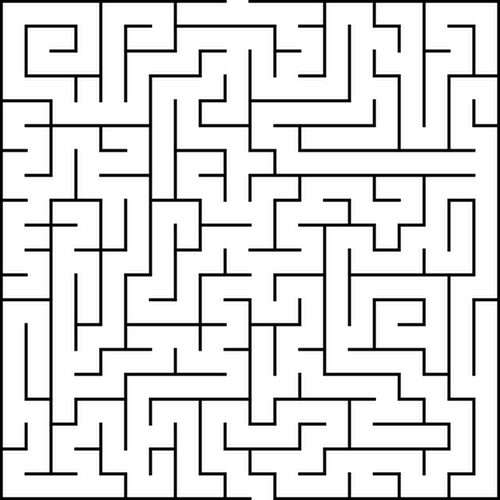
#> input picture donnees/laby.png, 500 x 500 px
$ python main.py
#> lines starting #> are read from the running program, lines starting #| are printed output that depends on the picture; after the words box and inside, x2 and y2 are one past the last pixel; in counts of white or black regions, pixels touching at a corner belong together
### potentiel.py
"""
potentiel.py
============
Auteur : Daniel Olumi — GCVIV0185-7 Méthodes numériques linéaires, ULiège 2026-2027

Étape 1 du projet : champ de potentiel des vitesses phi.

Le Laplacien est résolu par le CODE DU PROFESSEUR (laplace_only.py, fonction
laplace_pot, dépôt gitlab.uliege.be/HECE/labyrinth_public), utilisé SANS modification.
Ce module ne fait que :
  1. préparer la matrice de domaine (lecture de l'image, réduction de résolution,
     suppression des poches isolées) ;
  2. appeler laplace_pot ;
  3. convertir son résultat vers nos conventions (objet Domaine, axe y vers le haut).

Rappel de ce que fait laplace_pot (code du professeur) :
  * convention MATRICIELLE : [0, 0] en haut à gauche, i vers le BAS ;
  * 0 = mur (hors domaine), 1 = fluide ;
  * entrée = mailles fluides de la LIGNE SUPÉRIEURE, sortie = mailles fluides de la
    LIGNE INFÉRIEURE : potentiel imposé DANS ces mailles (condition "forte", Dirichlet) ;
  * ailleurs : somme(phi_voisins fluides) - (nb de voisins fluides) * phi_P = 0
    (Laplacien à 5 points ; un mur n'est pas compté -> dphi/dn = 0, paroi imperméable) ;
  * renvoie (domaine, potentiel) entourés d'une bordure de 0 ;
    domaine : 0 = mur, 1 = intérieur, 2 = maille de condition limite.
"""

import sys
import types

import numpy as np
from PIL import Image
from scipy import ndimage

# laplace_only.py utilise tqdm uniquement pour afficher des barres de progression.
# Si cette bibliothèque n'est pas installée, on la remplace par une version qui ne
# fait rien : le calcul est identique, seules les barres ne s'affichent pas.
try:
    import tqdm                          # noqa: F401
except ImportError:
    sys.modules['tqdm'] = types.SimpleNamespace(tqdm=lambda iterable, *a, **k: iterable)

import laplace_only                      # code du professeur (non modifié)
from domaine import Domaine, ENTREE, SORTIE


def lire_image(chemin, facteur=1, seuil=200):
    """Lit l'image comme le fait le professeur (composante Rouge, seuil 200) :
    renvoie une matrice d'entiers 1 = fluide (blanc), 0 = mur (noir).

    facteur : réduction de résolution. Un bloc facteur x facteur pixels devient une maille,
              fluide seulement si TOUS ses pixels sont blancs (un mur ne peut pas disparaître).
    """
#> called with chemin = 'donnees/laby.png', facteur = 4, seuil = 200
    rouge = np.asarray(Image.open(chemin).convert('RGB'))[:, :, 0]
    fluide = rouge > seuil
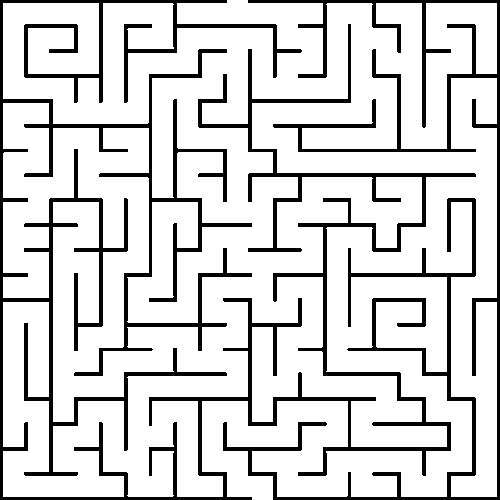
#> fluide: shape (500, 500) bool; 83.7% white; 2 black regions, box (x1, y1, x2, y2) and area: (0, 0, 476, 500) 28711, (223, 0, 500, 500) 12013
    if facteur > 1:   # taille complétée (par du blanc) jusqu'au multiple de facteur suivant
        ny = int(np.ceil(fluide.shape[0] / facteur)) * facteur
#> ny = 500
        nx = int(np.ceil(fluide.shape[1] / facteur)) * facteur
#> nx = 500
        blocs = np.pad(fluide, ((0, ny - fluide.shape[0]), (0, nx - fluide.shape[1])), constant_values=True).reshape(ny // facteur, facteur, nx // facteur, facteur)
        fluide = blocs.all(axis=(1, 3))
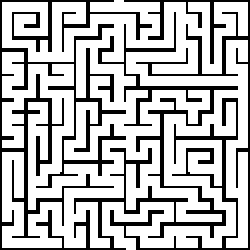
#> fluide: shape (125, 125) bool (shown 2 times larger); 73.5% white; black in thin lines or dots
    return fluide.astype(np.int32)
#> returned value: shape (125, 125) int32; values 0 (black) and 1 (white), 73.5% white; black in thin lines or dots


def preparer(tableau):
    """Recadre la matrice sur la zone contenant des murs (comme laplace_pot) et supprime
    les poches de fluide non reliées à l'entrée ou à la sortie : dans ces poches aucun
    potentiel n'est imposé, la matrice du système serait singulière."""
    murs = np.where(tableau == 0)
#> murs = 4139 positions, rows 0 to 124, columns 0 to 124
    t = tableau[murs[0].min():murs[0].max() + 1, murs[1].min():murs[1].max() + 1].copy()
    etiquettes, _ = ndimage.label(t == 1)                 # zones fluides connexes
    utiles = set(etiquettes[0, :][t[0, :] == 1]) | set(etiquettes[-1, :][t[-1, :] == 1])
#> utiles = 1 item
    t[~np.isin(etiquettes, list(utiles))] = 0
    return t


def potentiel_depuis_matrice(tableau, phi_entree=0.0, phi_sortie=1.0, dx=1.0):
    """Applique le code du professeur à une matrice 0/1 (convention matricielle) et
    renvoie (dom, phi) dans NOS conventions :
        dom : objet Domaine (i = 0 en BAS), faces extérieures des mailles d'entrée = ENTREE,
              des mailles de sortie = SORTIE
        phi : potentiel aux centres, tableau (ny, nx), NaN dans les murs
    """
    t = preparer(tableau)
    dom_prof, pot_prof = laplace_only.laplace_pot(t.copy(), outside_value=0, inside_value=1,
                                                  pot_in=phi_entree, pot_out=phi_sortie)
    # on retire la bordure de 0 ajoutée par laplace_pot
    dom_prof = dom_prof[1:-1, 1:-1]
    pot_prof = pot_prof[1:-1, 1:-1]
    # convention matricielle (i vers le bas) -> notre convention (i vers le haut = axe y)
    dom_prof = np.flipud(dom_prof)
    pot_prof = np.flipud(pot_prof)

    masque = dom_prof > 0                                   # 1 ou 2 = fluide
    dom = Domaine(masque, dx, dx)
    dom.ouvrir('haut', ENTREE)                               # au-dessus des mailles d'entrée
    dom.ouvrir('bas', SORTIE)                                # sous les mailles de sortie
    dom.cl = (dom_prof == 2)                                 # mailles à potentiel imposé
    phi = np.where(masque, pot_prof, np.nan)
    return dom, phi


def potentiel_labyrinthe(chemin, facteur=4, phi_entree=0.0, phi_sortie=1.0, taille=1.0):
    """Chaîne complète image -> (dom, phi). Le domaine a une largeur `taille`."""
    tableau = lire_image(chemin, facteur)
    nx = preparer(tableau).shape[1]
#> nx = 125
    return potentiel_depuis_matrice(tableau, phi_entree, phi_sortie, dx=taille / nx)

### main.py
"""
main.py
=======
Auteur : Daniel Olumi — GCVIV0185-7 Méthodes numériques linéaires, ULiège 2026-2027

Script principal : enchaîne toute la chaîne de calcul sur le labyrinthe.
    1. potentiel des vitesses phi (code Laplace du professeur, différences finies)
    2. vitesses normales sur les bords des mailles + vérifications
    3. advection du constituant par volumes finis
Les figures sont affichées et enregistrées dans le dossier « resultats ».

Lancement : Spyder -> F5 ; VS Code -> triangle « Run Python File » ;
            terminal -> python main.py   (depuis ce dossier)
"""

import os

import numpy as np
import matplotlib.pyplot as plt

from potentiel import potentiel_labyrinthe
from vitesses import vitesses_aux_bords, divergence, debits_bords, pas_de_temps_max
from volumes_finis import simuler
from affichage import carte, carte_vitesse, serie, bilan_masse

# ---------------- paramètres ----------------
IMAGE = os.path.join('donnees', 'laby.png')
FACTEUR = 4                    # 1 maille = 4 x 4 pixels de l'image
PHI_ENTREE, PHI_SORTIE = 0.0, 1.0
T_FINAL = 20.0                 # durée simulée
CFL = 0.9                      # dt = CFL * dt_max
DOSSIER = 'resultats'

# on travaille toujours depuis le dossier qui contient ce fichier
os.chdir(os.path.dirname(os.path.abspath(__file__)))
os.makedirs(DOSSIER, exist_ok=True)

# 1) domaine et potentiel
#> (the run stopped early here; a loop or call above may not have finished)
